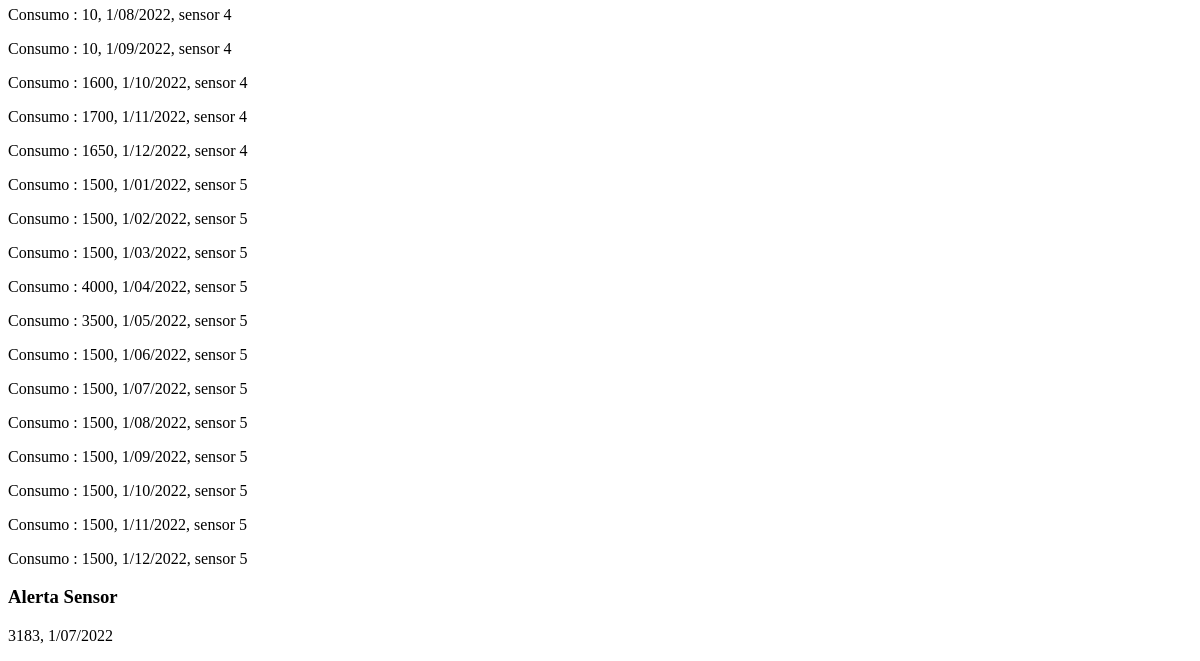
The page /database (lower part) on the database as committed earlier.
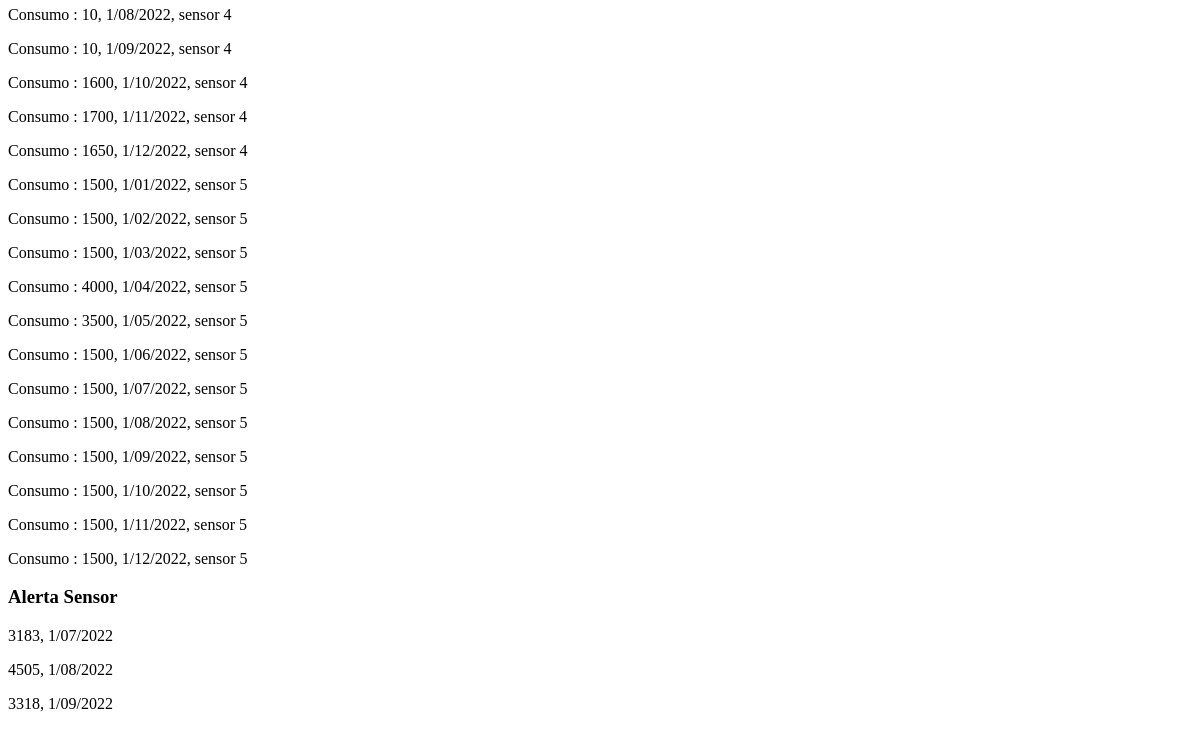
The same page on the database as committed later.
### models.py (models this page shows, shortened)
class BaseModel(Model):
    class Meta:
        database = db

class Leitura(BaseModel):
    consumo = IntegerField()
    data_leitura = DateTimeField()
    fk_sensor = ForeignKeyField(Sensor, backref = 'sensor')

class Sensor(BaseModel):
    fk_endereco = ForeignKeyField(Endereco, backref = 'endereco')

class Alerta_Sensor(BaseModel):
    fk_leitura = ForeignKeyField(Leitura, backref='leituras')

### app.py (the view)
@app.route("/database")
def databaseshow():
    pessoas = [p for p in Pessoa.select()]
    denuncias = [d for d in Denuncia.select()]
    enderecos = [e for e in Endereco.select()]
    leituras = [l for l in Leitura.select()]
    sensores = [s for s in Sensor.select()]
    alertas_sensores = [a for a in Alerta_Sensor.select()]
    return render_template("database.html", pessoas=pessoas, denuncias = denuncias, enderecos=enderecos, leituras=leituras, sensores=sensores, alertas_sensores = alertas_sensores)

### templates/database.html (shortened to what this page needs)
<!DOCTYPE html>
<html lang="en">
<head>
</head>
<body>
        {% for l in leituras %}
            <p> Consumo : {{l.consumo}}, {{l.data_leitura}}, sensor {{l.fk_sensor}}</p>
        {%endfor%}
        <h3>Alerta Sensor</h3>
        {% for a in alertas_sensores %}
            <p> {{a.fk_leitura.consumo}}, {{a.fk_leitura.data_leitura}}</p>
        {%endfor%}
</body>
</html>

Rows that differ between the two databases and show on the page:
added Alerta_Sensor: fk_leitura.consumo "4505", fk_leitura.data_leitura "1/08/2022"
added Alerta_Sensor: fk_leitura.consumo "3318", fk_leitura.data_leitura "1/09/2022"
